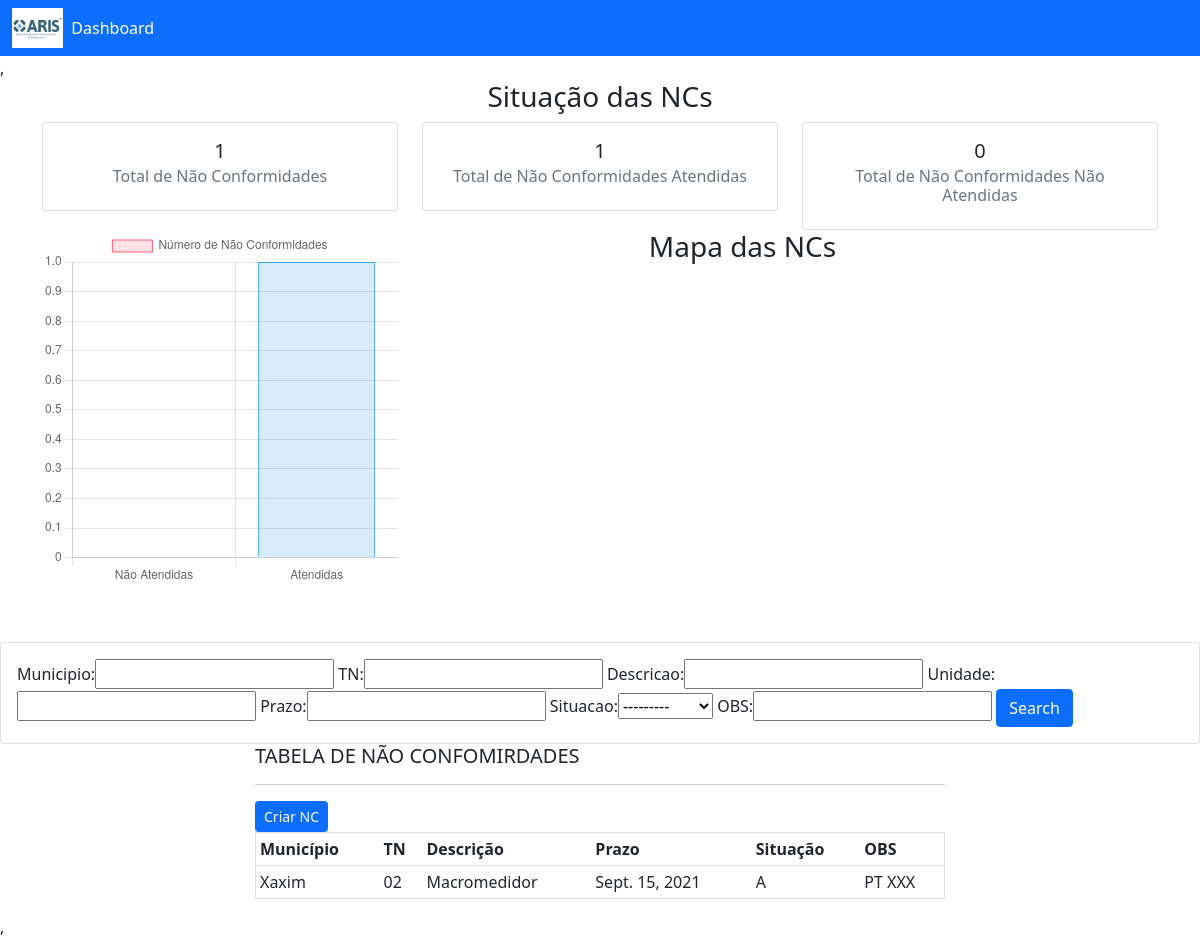
The page / on the database its author committed.
### naoconformidade/models.py (models this page shows, shortened)
class NC (models.Model):
    Municipio = models.CharField(max_length= 30)
    TN = models.CharField(max_length=20)
    Descricao = models.CharField(max_length=140, null= True)
    Unidade = models.CharField (max_length=20, null=True)
    Prazo = models.DateField(null=True)
    TipoSituacao = (
        ('A','Atendida'),
        ('P', 'Pendente'),
    )
    Situacao = models.CharField(max_length=1, choices=TipoSituacao, null=True)
    OBS = models.CharField(max_length=40, null=True)
    latitude = models.FloatField(default=0)
    longitude = models.FloatField(default=0)
    class Meta:
        verbose_name_plural = 'NC'

### naoconformidade/views.py (the view)
# urls.py: path('', views.dashboard, name='Dashboard'),
def dashboard(request):
    item = NC.objects.all()
    total_TN = item.count()
    total_atendidas = item.filter(Situacao='A').count()
    total_nao_atendidas = item.filter(Situacao='P').count()
    myFilter = NCFilter(request.GET, queryset=item)
    item = myFilter.qs
    nc_list = NC.objects.values_list('latitude', 'longitude')
    map1 = folium.Map(location=[-27.13, -50.9219642], zoom_start=7)
    plugins.HeatMap(nc_list).add_to(map1)
    map1 = map1._repr_html_()
    context = {
        'item': item,
        'total_TN': total_TN,
        'total_atendidas': total_atendidas,
        'total_nao_atendidas': total_nao_atendidas,
        'myFilter': myFilter,
        'map1': map1,
    }
    return render(request, 'naoconformidade/dashboard.html', context)

### template/naoconformidade/dashboard.html (shortened to what this page needs)
{% extends 'naoconformidade/base.html' %}

### template/naoconformidade/base.html (shortened to what this page needs)
<!DOCTYPE html>
<html lang="en" xmlns="http://www.w3.org/1999/html" xmlns="http://www.w3.org/1999/html"
      xmlns="http://www.w3.org/1999/html">
{% load static %}
<head>
    <link href="https://cdn.jsdelivr.net/npm/bootstrap@5.1.1/dist/css/bootstrap.min.css" rel="stylesheet"
>
    <link rel="stylesheet" href="https://stackpath.bootstrapcdn.com/boostrap/4.3.1/css/boostrap.min.css"/>
        <link rel="stylesheet" type="text/css" href="{% static 'path/to/static/main_css' %}">
<body>
{% include 'naoconformidade/navbar.html' %},
{% include 'naoconformidade/status.html' %},
</body>
<body>
</body>
</html>

### template/naoconformidade/navbar.html (shortened to what this page needs)
{% load static %}
<nav class="navbar navbar-expand-lg navbar-dark bg-primary">
  <div class="container-fluid">
    <img src="{% static 'image/ARIS.jpg' %}" height="40px">
    <div class="collapse navbar-collapse" id="navbarNav">
      <ul class="navbar-nav">
        <li class="nav-item">
          <a class="nav-link active" aria-current="page" href="{% url 'Dashboard' %}">Dashboard</a>
        </li>
      </ul>
    </div>
  </div>
</nav>

### template/naoconformidade/status.html (shortened to what this page needs)
<br xmlns="http://www.w3.org/1999/html">
<div class="text" align="center">
    <h3>Situação das NCs</h3>
</div>
<div class="container">
<div class="row ">
    <div class="col-4 ">
    <div class="card text-center" id="total-TN" style="width: 20 rem;">
         <div class="card-body">
            <h5 class="card-title">{{total_TN}}</h5>
            <h6 class="card-subtitle mb-2 text-muted">Total de Não Conformidades</h6>
         </div>
      </div>
     </div>
     <div class="col-4 ">
    <div class="card text-center " style="width: 20 rem;">
          <div class="card-body">
            <h5 class="card-title">{{total_atendidas}}</h5>
            <h6 class="card-subtitle mb-2 text-muted">Total de Não Conformidades Atendidas</h6>
          </div>
    </div>
    </div>
    <div class="col-4 ">
    <div class="card text-center" style="width: 20 rem;">
      <div class="card-body ">
        <h5 class="card-title">{{total_nao_atendidas}}</h5>
        <h6 class="card-subtitle mb-2 text-muted">Total de Não Conformidades Não Atendidas</h6>
      </div>
        </div>
    </div>
<div class="col-4 ">
         <canvas id="myChart" width=  "3" height="3"></canvas>
        <script>
                var ctx = document.getElementById('myChart').getContext('2d');
                var myChart = new Chart(ctx, {
                    type: 'bar',
                    data: {
                        labels: ['Não Atendidas','Atendidas'],
                        datasets: [{
                            label: 'Número de Não Conformidades',
                            data: [{{total_nao_atendidas}},{{total_atendidas}}],
                            backgroundColor: [
                                'rgba(280, 99, 132, 0.2)',
                                'rgba(54, 162, 235, 0.2)',
                                'rgba(255, 206, 86, 0.2)',
                                'rgba(75, 192, 192, 0.2)',
                                'rgba(153, 102, 255, 0.2)',
                                'rgba(255, 159, 64, 0.2)'
                            ],
                            borderColor: [
                                'rgba(255, 99, 132, 1)',
                                'rgba(54, 162, 235, 1)',
                                'rgba(255, 206, 86, 1)',
                                'rgba(75, 192, 192, 1)',
                                'rgba(153, 102, 255, 1)',
                                'rgba(255, 159, 64, 1)'
                            ],
                            borderWidth: 1
                        }]
                    },
                    options: {
                        scales: {
                            y: {
                            }
                        }
                    }
                });
        </script>
 </div>
            <div class=" col-5 offset-md-1">
                <div class="text" align="center">
                    <h3>Mapa das NCs</h3>
                </div>
            </div>
</div>
</div>
 <canvas id="myChart" width=  "50" height="50"></canvas>
<div class="row justify-content-md-center">
    <div class = 'col-md-14'>
        <div class="card card-body" border="1">
            <form method="get">
                {{myFilter.form}}
                <button class="btn btn-primary" type="submit">Search</button>
            </form>
        </div>
        </div>
</div>
<div class="row justify-content-md-center">
<div class="col-md-7">
    <h5> TABELA DE NÃO CONFOMIRDADES</h5>
    <hr>
    <a class="btn btn-primary  btn-sm btn-block" href="{% url 'create_NC' %}">Criar NC</a>
        <table class="table table-sm"  border="1" align="center">
            <tr>
                <th>Município</th>
                <th>TN</th>
                <th>Descrição</th>
                <th>Prazo</th>
                <th>Situação</th>
                <th>OBS</th>
            </tr>
            {% for i in item%}
            <tr>
                <td>{{i.Municipio}}</td>
                <td>{{i.TN}}</td>
                <td>{{i.Descricao}}</td>
                <td>{{i.Prazo}}</td>
                <td>{{i.Situacao}}</td>
                <td>{{i.OBS}}</td>
            </tr>
            {% endfor %}
        </table>
    </div>
    </div>

### rows shown on the page
NC: Municipio "Xaxim", TN "02", Descricao "Macromedidor", Prazo "Sept. 15, 2021", Situacao "A", OBS "PT XXX"

### other values the page prints
{{ total_TN }} "1"
{{ total_atendidas }} "1"
{{ total_nao_atendidas }} "0"
chart data {{ total_nao_atendidas }} 0
chart data {{ total_atendidas }} 1
